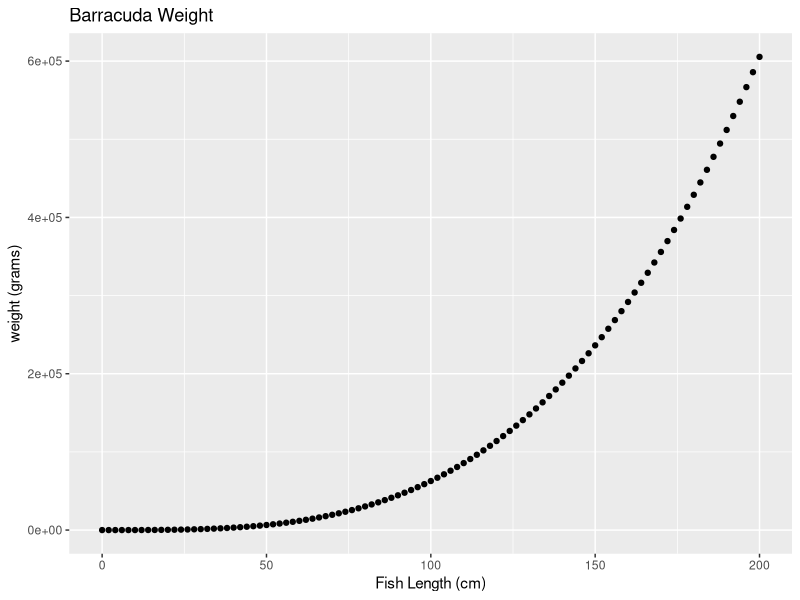

Here is the R script that generated this plot:
## ---- chunk 1
knitr::opts_chunk$set(echo = TRUE)
library(tidyverse)

## ---- chunk 2

fish_standard_weight <- function(a, b, L) {
  a *L^b
}

milkfish <- fish_standard_weight(a= 0.0905, b = 2.52, L = 60)
milkfish

giant_trevally <- fish_standard_weight(0.0353, 3.05, 60)
giant_trevally

great_barracuda <- fish_standard_weight(0.0181, 3.27, 60)
great_barracuda

fish_length <- seq(from = 0, to = 200, by = 2)

barracuda_weight <- fish_standard_weight(a = 0.0181, b = 3.27, L = fish_length)

barracuda_df <- data.frame(fish_length, barracuda_weight)

ggplot(data = barracuda_df, aes(x = fish_length, y = barracuda_weight)) + 
  geom_point() +
  labs(x = "Fish Length (cm)", y = "weight (grams)", title = "Barracuda Weight")





